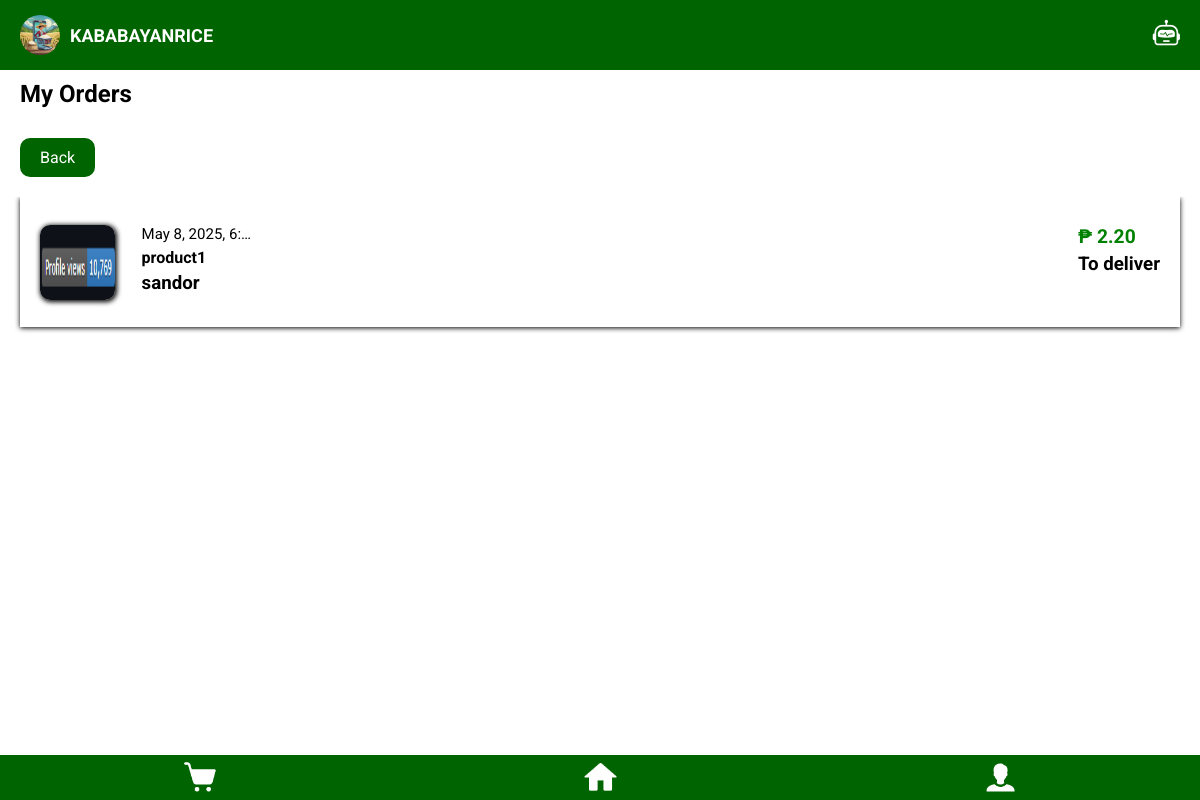
/my_orders/ (signed in), run on the app's committed database.
### ecommerce_app/models.py (models this page shows, shortened)
class Order(models.Model):
    user = models.ForeignKey(User, on_delete=models.CASCADE)
    product = models.ForeignKey(Product, on_delete=models.CASCADE)
    quantity = models.PositiveIntegerField()
    total_price = models.DecimalField(max_digits=10, decimal_places=2)
    payment_method = models.CharField(max_length=20)
    seller = models.ForeignKey(Account, on_delete=models.SET_NULL, null=True)
    timestamp = models.DateTimeField(auto_now_add=True)
    status = models.IntegerField(choices=[(1, 'To pack'), (2, 'To ship'), (3, 'To deliver'), (4, 'Canceled')], default=1, null=True, blank=True)

class Product(models.Model):
    account = models.ForeignKey(User, on_delete=models.SET_NULL, blank=True, null=True)
    product_picture = models.ImageField(upload_to="product_pictures/", null=True, blank=True)
    product_name = models.CharField(max_length=255, default='', blank=False)
    product_price = models.IntegerField(blank=False)
    product_origin = models.CharField(max_length=255, default='', blank=False)
    product_description = models.CharField(max_length=510, default='', blank=False)

class Account(models.Model):
    user = models.OneToOneField(User, on_delete=models.CASCADE, null=True, blank=True)
    name = models.CharField(max_length=255, null=True, blank=True)
    email = models.EmailField(unique=True, null=True, blank=True)
    profile_picture = models.ImageField(upload_to="profile_pictures/", null=True, blank=True)

### ecommerce_app/views.py (the view)
# urls.py: path("my_orders/", views.my_orders, name="my_orders"),
def my_orders(request):
    user_orders = Order.objects.filter(user=request.user)
    return render(request, 'Profile/my_orders.html', {'user_orders': user_orders})

### ecommerce_app/templatetags/cart_extras.py (called while the page is built)
@register.filter
def total_convenience_fee(total_price):
    convenience_fee_rate = Decimal('0.10')
    total = total_price + (total_price * convenience_fee_rate)
    return '{:.2f}'.format(total)

### ecommerce_app/templates/Profile/my_orders.html (shortened to what this page needs)
{% extends "Home/navbarAndfooter.html" %}
{% load cart_extras %}
{% load static %}
{% block NavbarAndFooter %}
    {{ block.super }}
    <head>
        {% load static %}
        <link rel="stylesheet" type="text/css" href="{% static 'css/myorders.css' %}">
    </head>
    <body>
        <h1 class="title">My Orders</h1>
        <form class="back-link" action="{% url 'profile' %}" method="post">
            <button type="submit">Back</button>
        </form>
        <div class="orders-container">
            {% if user_orders %}
                {% for order in user_orders %}
                    <div class="orders-item">
                        <div class="orders-item-img">
                            <img src="{{ order.product.product_picture.url }}" class="product-img" alt="{{ order.product.product_name }}">
                        </div>
                        <div class="product-info">
                            <div class="product-name-origin">
                                <p>{{ order.timestamp }}</p>
                                <h1>{{ order.product.product_name }}</h1>
                                <h3>{{ order.seller.user.username }}</h3>
                            </div>
                            <div class="product-price-status">
                                <h2>₱ {{ order.total_price|total_convenience_fee }}</h2>
                                <h3><b>
                                {% if order.status == 1 %}
                                    To pack
                                {% elif order.status == 2 %}
                                    To ship
                                {% elif order.status == 3 %}
                                    To deliver
                                {% elif order.status == 4 %}
                                    Canceled
                                {% endif %}</b></h3>
                            </div>
                        </div>
                    </div>
                {% endfor %}
                {% else %}
                <p>No orders found.</p>
            {% endif %}
        </div>
    </body>
{% endblock %}

### ecommerce_app/static/css/Home.css (style rules this page uses)
* { margin: 0; padding: 0; font-family: 'Roboto', sans-serif; }

### ecommerce_app/static/css/myorders.css (style rules this page uses)
body { font-family: 'Roboto', sans-serif; margin: 0; padding: 0; color: black; scroll-behavior: smooth; }
.title { font-size: 1.5em; margin: 10px 20px; }
.back-link { display: inline-block; }
.back-link button { margin: 20px; padding: 10px 20px; font-size: 16px; color: #fff; background-color: #006400; border: none; box-shadow: 2px 2px; border-radius: 10px; cursor: pointer; transition: #006400 0.3s; }
.orders-container { display: flex; flex-direction: column; align-items: center; gap: 10px; height: 66vh; overflow: auto; }
.orders-item { display: flex; align-items: center; height: 130px; width: 95%; box-shadow: 0px 1px 5px 0px; padding: 0 10px; }
.orders-item-img { display: flex; width: 95px; height: 95px; align-items: center; }
.orders-item .product-img { margin-left: 10px; border-radius: 10px; box-shadow: 1px 1px 5px 1px; width: 75px; height: 75px; }
.product-info { justify-content: space-between; width: 100%; margin-left: 15px; display: inline-flex; }
.product-info .product-name-origin { display: inline-block; align-items: center; gap: 10px; margin: 10px; }
.product-info .product-name-origin h1 { width: 110px; white-space: nowrap; overflow: hidden; margin: 5px 0px; text-overflow: ellipsis; font-size: 16px; }
.product-info .product-name-origin p { width: 110px; white-space: nowrap; overflow: hidden; text-overflow: ellipsis; font-size: 15px; }
.product-info .product-name-origin h3 { width: 110px; white-space: nowrap; overflow: hidden; margin: 5px 0px; text-overflow: ellipsis; font-size: 16epx; }
.product-info .product-price-status { display: inline-block; align-items: center; gap: 10px; margin: 10px; }
.product-info h2 { text-overflow: ellipsis; color: green; font-size: 1.2em; margin-bottom: 5px; }

### data on the page
Order: product.product_picture (picture), timestamp "May 8, 2025, 6:…", product.product_name "product1", seller.user.username "sandor", total_price|total_convenience_fee "2.20", status "To deliver"
